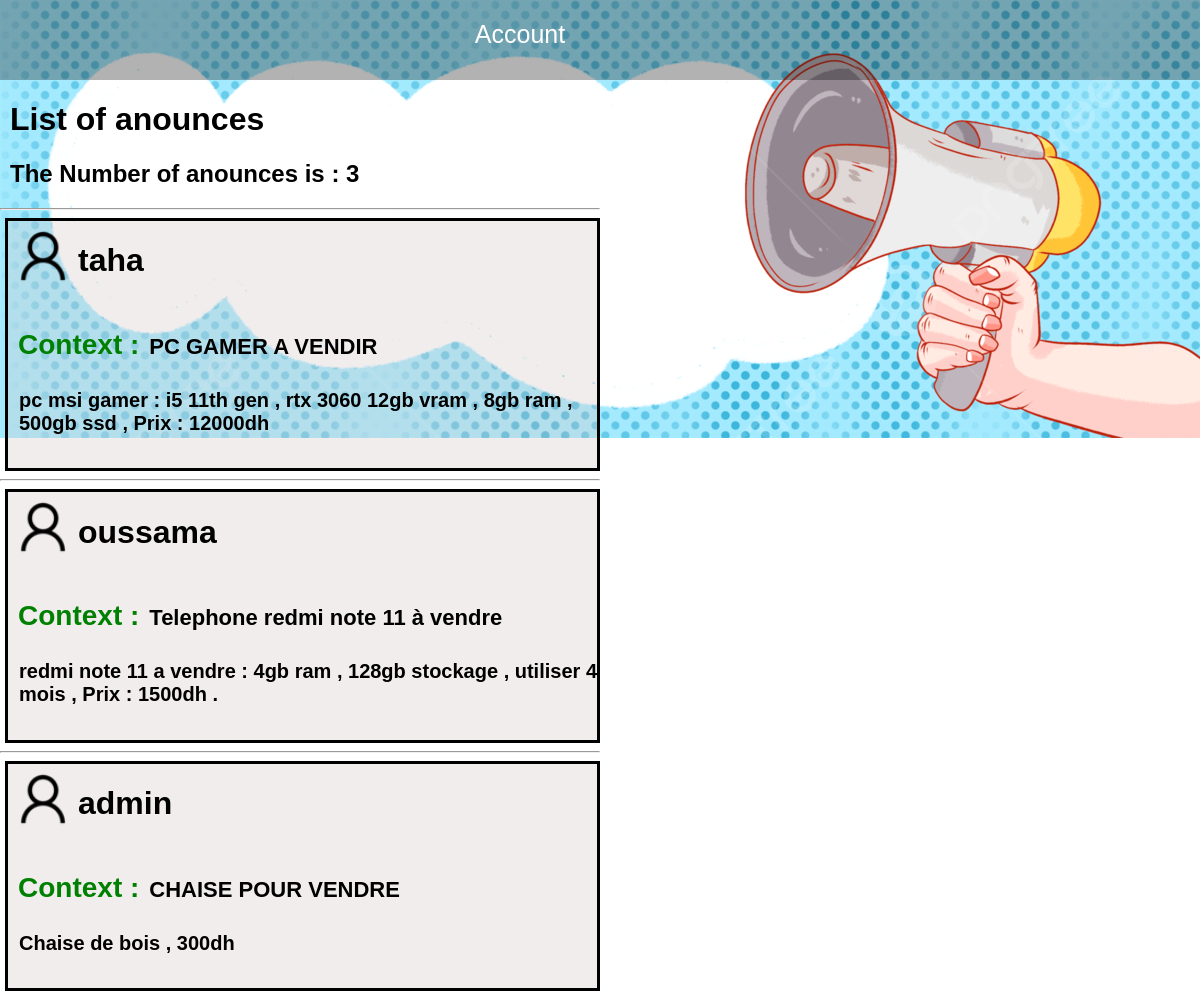
Screenshot of /Anounces_listHTML.php with the database file from the repository.
### tables this page shows
CREATE TABLE IF NOT EXISTS `anounces` (
  `id_anounce` int(11) NOT NULL AUTO_INCREMENT,
  `context` char(50) NOT NULL,
  `text` char(255) NOT NULL,
  `id_user` int(11) NOT NULL,
  `date_anounce` date DEFAULT NULL,
  `image` char(255) DEFAULT NULL,
  `reported` int(11) DEFAULT NULL,
  PRIMARY KEY (`id_anounce`),
  KEY `id_user` (`id_user`)
);

CREATE TABLE IF NOT EXISTS `users` (
  `id_user` int(11) NOT NULL AUTO_INCREMENT,
  `username` char(15) DEFAULT NULL,
  `email` char(55) DEFAULT NULL,
  `password` char(32) DEFAULT NULL,
  PRIMARY KEY (`id_user`),
  UNIQUE KEY `email` (`email`)
);

### Anounces_listHTML.php (the view)
<?php
    include('elements/header.php');
?>
    <main>
    <?php
        include("elements/connect.php");
        $query = "select * from anounces";
        $result = mysqli_query($connection,$query);
        $n = mysqli_num_rows($result);
        echo "<h1 class='anounce_list_h1'>List of anounces</h1>";
        echo "<h2 class='anounce_list_h2'>The Number of anounces is : {$n}</h5>";
        for ($i=0;$i<$n;$i++){
            echo "<hr>";
            $ligne = mysqli_fetch_assoc($result);
            echo "<div class='anounce_container'>";
            echo "<div class='user_place'>";
            echo "<img style='height:70px;' src='photos/userlogo.png'></img>";
            $query_user = "select username from users where id_user='".$ligne['id_user']."'";
            $result_user = mysqli_query($connection,$query_user);
            $ligne_user = mysqli_fetch_assoc($result_user);
            echo "<h1>".$ligne_user['username']."</h1>";
            echo "</div>";
            echo "<h3 class='anounce_list_h3'>Context :</h3>";
            echo "<h4 class='anounce_list_h4'>".$ligne['context']."</h4>";
            echo "<h5 class='anounce_list_h5'>".$ligne['text']."</h4>";
            echo "</div>";
            }
    ?>
    </main>
</body>
</html>

### elements/header.php (shortened to what this page needs)
<!DOCTYPE html>
<html lang="en">
<head>
    <link rel="stylesheet" href="style.css">
</head>
<body>
    <header>
        <nav>
            <ul>
                <?php
                    if(!isset($_SESSION['id'])){
                ?>
                <a href="AccueilHTML.php"><li>Account</li></a>
                <?php
                }
                    ?>
            </ul>
        </nav>
    </header>

### style.css (style rules this page uses)
body { margin: 0; background-image: url('photos/background.jpg'); background-repeat: no-repeat; }
nav { display: flex; width: 100%; height: 80px; background-color: rgba(0, 0, 0, 0.3); font-family: sans-serif; margin-bottom: 20px; }
nav ul { display: flex; width: 80%; justify-content: space-around; margin: 0px; }
nav ul li { list-style-type: none; padding: 20px; color: white; font-size: 25px; }
.anounce_list_h3 { margin-left: 10px; font-weight: bolder; font-size: 28px; margin-bottom: 10px; display: inline-block; color: green; }
.anounce_list_h1 { margin-left: 10px; }
.anounce_list_h2 { margin-left: 10px; }
.anounce_list_h4 { margin-left: 10px; font-size: 22px; margin-top: 0px; display: inline-block; }
.anounce_list_h5 { margin-left: 11px; margin-top: 0px; font-size: 20px; }
.user_place { display: flex; }
.anounce_container { margin-left: 5px; border: solid black 3px; background: rgba(212, 195, 195, 0.3); }
nav a { text-decoration: none; }
main { width: 50%; height: 500px; font-family: regular, sans-serif; }

### rows the page displays
anounces: id_user.username "taha", context "PC GAMER A VENDIR", text "pc msi gamer : i5 11th gen , rtx 3060 12gb vram , 8gb ram , 500gb ssd , Prix : 12000dh"
anounces: id_user.username "oussama", context "Telephone redmi note 11 à vendre", text "redmi note 11 a vendre : 4gb ram , 128gb stockage , utiliser 4 mois , Prix : 1500dh ."
anounces: id_user.username "admin", context "CHAISE POUR VENDRE", text "Chaise de bois , 300dh"

### other values shown
$n "3"
